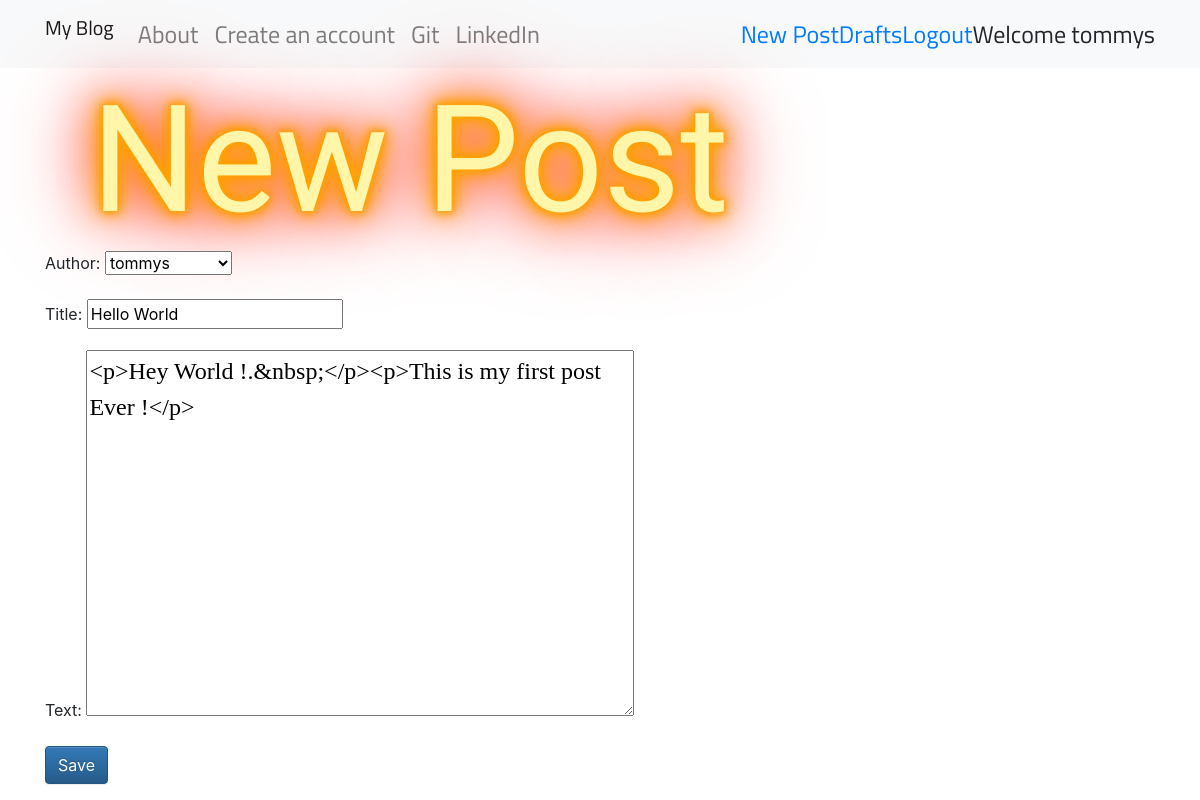
/blog/post/1/edit (signed in), run on the app's committed database.
### blog/models.py (models this page shows, shortened)
class Post(models.Model):
    author = models.ForeignKey('auth.User',on_delete=models.CASCADE)
    title = models.CharField(max_length=256)
    text = models.TextField()
    create_date = models.DateTimeField(default=timezone.now())
    published_date = models.DateTimeField(blank=True,null=True)

### blog/views.py (the view)
# urls.py: path('post/<int:pk>/edit',UpdatePostView.as_view(),name='post_edit'),
class UpdatePostView(LoginRequiredMixin,UpdateView):
    login_url = '/login/'
    redirect_field_name = 'blog/post_detail.html'
    form_class = PostForm
    model = Post

### blog/forms.py
class PostForm(forms.ModelForm):
    class Meta():
        model = Post
        fields=('author','title','text')
        widgets = {
            'title':forms.TextInput(attrs={'class':'textinputclass'}),
            'text':forms.Textarea(attrs={'class':'editable medium-editor-textarea postcontent'})
        }

### blog/templates/blog/post_form.html (shortened to what this page needs)
{% extends 'blog/base.html' %}
{% block mainblock %}
<h1>New Post</h1>
<form class="post-form" method="POST">
{{form.as_p}}
<button type="submit" class="save btn btn-primary" >Save</button>
</form>
{% endblock %}

### blog/templates/blog/base.html (shortened to what this page needs)
<!DOCTYPE html>
{% load staticfiles %}
<html lang="en" dir="ltr">
  <head>
    <link rel="stylesheet" href="https://stackpath.bootstrapcdn.com/bootstrap/4.3.1/css/bootstrap.min.css">
    <link rel="stylesheet" href="https://maxcdn.bootstrapcdn.com/bootstrap/3.3.7/css/bootstrap-theme.min.css">
    <link rel="stylesheet" href="//cdn.jsdelivr.net/npm/medium-editor@latest/dist/css/medium-editor.min.css" type="text/css" media="screen" charset="utf-8">
    <link rel="stylesheet" href="{% static 'css/blog.css' %}">
</head>
  <body>
      <nav class="navbar navbar-expand-lg navbar-light bg-light techfont custom-navbar">
        <div class="container">
          <ul class="navbar-nav mr-auto">
            <li><a class="navbar-brand bigbrand" href="{% url 'blog:post_list' %}">My Blog</a></li>
            <li class="nav-item"><a class="nav-link" href="{% url 'blog:about' %}">About</a></li>
            <li class="nav-item"><a class="nav-link" href="{% url 'blog:signup' %}">Create an account</a></li>
            <li class="nav-item"><a class="nav-link" href="https://github.com">Git</a></li>
            <li class="nav-item"><a class="nav-link" href="https://linkedin.com">LinkedIn</a></li>
          </ul>
          <ul class="navbar-nav">
            {% if user.is_authenticated %}
            <li><a href="{% url 'blog:post_view' %}">New Post</a></li>
            <li><a href="{% url 'blog:drafts_list' %}">Drafts</a></li>
            <li><a href="{% url 'logout' %}">Logout</a></li>
            <li><a> Welcome {{user.username}}</a></li>
            {% else %}
            <li class = "nav-item"><a class="nav-link" href="{% url 'login' %}"><span class="glyphicon glyphicon-user" >Login</span></a></li>
            {% endif %}
          </ul>
        </div>
      </nav>
      <div class="content container">
        <div class="row">
          <div class="col-md-8">
            <div class="blog_posts">
              {% block mainblock %}{% endblock %}
            </div>
          </div>
        </div>
      </div>
  </body>
</html>

### blog/static/css/blog.css (style rules this page uses)
h1 { font-size: calc(5px + 18vh); line-height: calc(5px + 20vh); text-shadow: 0 0 5px #ffa500, 0 0 15px #ffa500, 0 0 20px #ffa500, 0 0 40px #ffa500, 0 0 60px #ff0000, 0 0 10px #ff8d00, 0 0 98px #ff0000; color: #fff6a9; font-family: "Sacramento", cursive; text-align: center; animation: blink 12s infinite; -webkit-animation: blink 12s infinite; }
.techfont { font-family: 'Titillium Web', sans-serif ; font-size : 1.5em; margin-bottom : 10px; }
.bigbrand { font-size: : 1.5em; }
.postcontent { font-family: 'Monsterrat'; font-size: 1.5em; }

### data on the page
Post: author "tommys", title "Hello World", text "<p>Hey World !.&nbsp;</p><p>This is my first post Ever !</p>"

### other printed values
{{ user.username }} "tommys"
